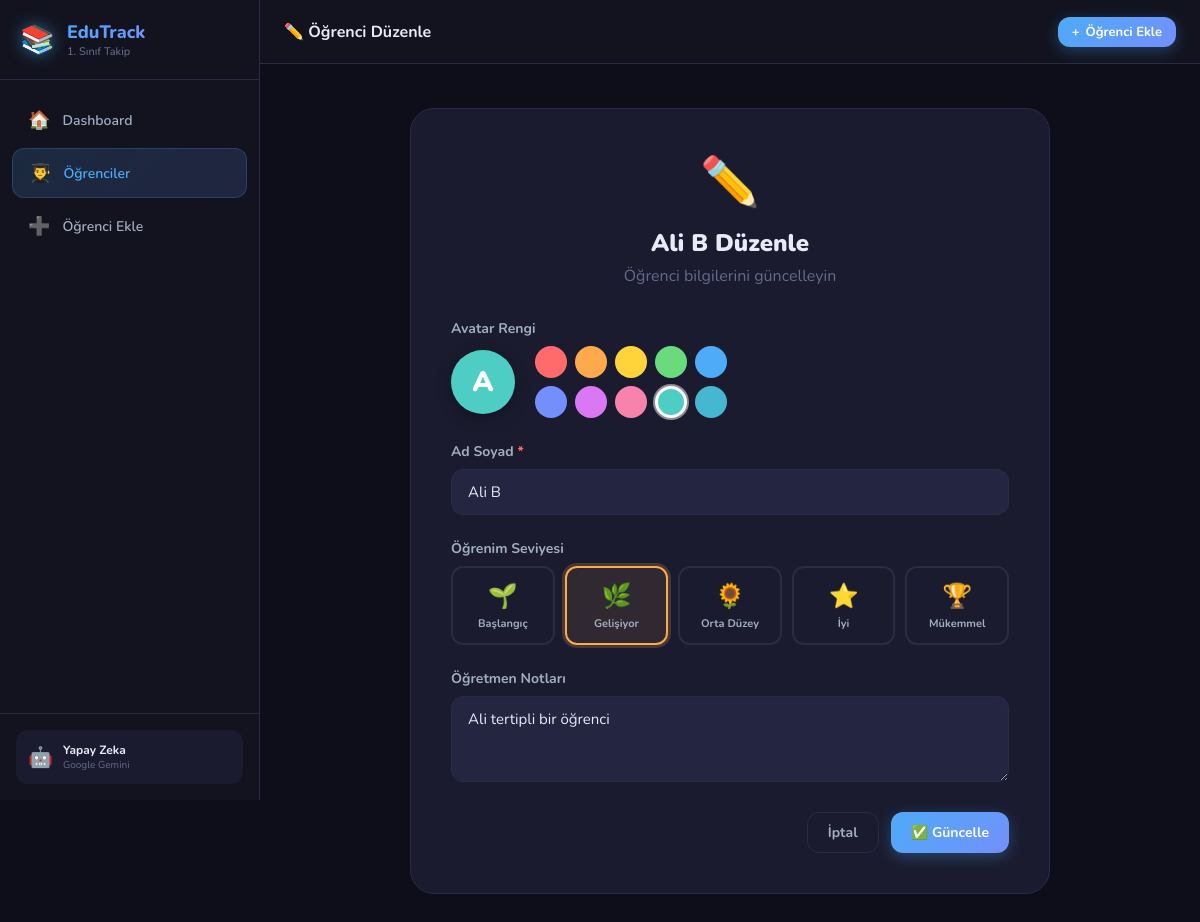
/ogrenci/1/duzenle, run on the app's committed database.
### tables this page shows
CREATE TABLE students (
            id INTEGER PRIMARY KEY AUTOINCREMENT,
            name TEXT NOT NULL,
            level TEXT DEFAULT 'baslangic',
            notes TEXT DEFAULT '',
            avatar_color TEXT DEFAULT '#4ECDC4',
            created_at DATETIME DEFAULT CURRENT_TIMESTAMP
        );

### app.py (the view, shortened to what this page needs)
@app.route('/ogrenci/<int:student_id>/duzenle', methods=['GET', 'POST'])
def edit_student(student_id):
    student = db.get_student(student_id)
    if not student:
        flash('Öğrenci bulunamadı!', 'error')
        return redirect(url_for('student_list'))
    return render_template('add_student.html', student=student, levels=db.LEVELS, avatar_colors=AVATAR_COLORS)

### database.py (called while the page is built)
def get_db():
    conn = sqlite3.connect(DB_PATH)
    conn.row_factory = sqlite3.Row
    return conn

def get_student(student_id):
    conn = get_db()
    cursor = conn.cursor()
    cursor.execute('SELECT * FROM students WHERE id = ?', (student_id,))
    row = cursor.fetchone()
    conn.close()
    if not row:
        return None
    student = dict(row)
    student['level_info'] = LEVELS.get(student['level'], LEVELS['baslangic'])
    student['stats'] = get_student_stats(student_id)
    return student

### templates/add_student.html (shortened to what this page needs)
{% extends "base.html" %}
{% set is_edit = student is defined and student %}
{% block topbar_title %}{% if is_edit %}✏️ Öğrenci Düzenle{% else %}➕ Öğrenci Ekle{% endif %}{% endblock %}
{% block content %}
<div class="form-page">
    <div class="form-container">
        <div class="form-header">
            <div class="form-header-icon">{% if is_edit %}✏️{% else %}🎒{% endif %}</div>
            <h1>{% if is_edit %}{{ student.name }} Düzenle{% else %}Yeni Öğrenci Ekle{% endif %}</h1>
            <p>{% if is_edit %}Öğrenci bilgilerini güncelleyin{% else %}Öğrenci bilgilerini doldurun{% endif %}</p>
        </div>
        <form method="POST" class="student-form" id="studentForm">
            <div class="form-group">
                <label class="form-label">Avatar Rengi</label>
                <div class="avatar-preview-row">
                    <div class="avatar-preview" id="avatarPreview" style="background: {% if is_edit %}{{ student.avatar_color }}{% else %}#4ECDC4{% endif %};">
                        <span id="avatarLetter">{% if is_edit %}{{ student.name[0].upper() }}{% else %}A{% endif %}</span>
                    </div>
                    <div class="color-picker-grid">
                        {% for color in avatar_colors %}
                        <button type="button" class="color-dot {% if is_edit and student.avatar_color == color %}selected{% elif not is_edit and loop.first %}selected{% endif %}"
                                style="background: {{ color }};"
                                onclick="selectColor('{{ color }}')"
                                id="color-{{ loop.index }}"
                                title="{{ color }}">
                        </button>
                        {% endfor %}
                    </div>
                </div>
            </div>
            <div class="form-group">
                <label for="name" class="form-label">Ad Soyad <span class="required">*</span></label>
                <input type="text"
                       id="name"
                       name="name"
                       class="form-input"
                       placeholder="Örn: Ayşe Yılmaz"
                       value="{% if is_edit %}{{ student.name }}{% endif %}"
                       required
                       oninput="updateAvatarLetter(this.value)">
            </div>
            <div class="form-group">
                <label class="form-label">Öğrenim Seviyesi</label>
                <div class="level-selector" role="group" aria-label="Öğrenim seviyesi seçimi">
                    {% for key, level in levels.items() %}
                    <label class="level-option" id="level-option-{{ key }}">
                        <div class="level-card" style="--level-color: {{ level.color }};">
                            <span class="level-icon">{{ level.icon }}</span>
                            <span class="level-name">{{ level.label }}</span>
                        </div>
                    </label>
                    {% endfor %}
                </div>
            </div>
            <div class="form-group">
                <label for="notes" class="form-label">Öğretmen Notları</label>
                <textarea id="notes"
                          name="notes"
                          class="form-textarea"
                          placeholder="Öğrenci hakkında genel notlar, gözlemler..."
                          rows="3">{% if is_edit %}{{ student.notes }}{% endif %}</textarea>
            </div>
            <div class="form-actions">
                <a href="{{ url_for('student_list') }}" class="btn btn-outline" id="cancel-btn">İptal</a>
                <button type="submit" class="btn btn-primary" id="submit-btn">
                    {% if is_edit %}✅ Güncelle{% else %}➕ Öğrenci Ekle{% endif %}
                </button>
            </div>
        </form>
    </div>
</div>
{% endblock %}

### static/css/style.css (style rules this page uses)
:root { --bg-primary: #0d0e1a; --bg-secondary: #12131f; --bg-card: #1a1b2e; --bg-card-hover: #1f2038; --bg-input: #242540; --border-color: #2a2b45; --border-hover: #3d3e5c; --text-primary: #e8eaf6; --text-secondary: #a0aec0; --text-muted: #636b8c; --accent-blue: #4DABF7; --accent-purple: #748FFC; --accent-green: #51CF66; --accent-orange: #FFA94D; --accent-pink: #F783AC; --accent-yellow: #FFD43B; --accent-red: #FF6B6B; --accent-teal: #4ECDC4; --gradient-primary: linear-gradient(135deg, #4DABF7, #748FFC); --gradient-success: linear-gradient(135deg, #51CF66, #20C997); --gradient-warning: linear-gradient(135deg, #FFD43B, #FFA94D); --gradient-danger: linear-gradient(135deg, #FF6B6B, #F03E3E); --gradient-ai: linear-gradient(135deg, #748FFC, #DA77F2); --sidebar-width: 260px; --topbar-height: 64px; --shadow-sm: 0 2px 8px rgba(0,0,0,0.3); --shadow-md: 0 4px 20px rgba(0,0,0,0.4); --shadow-lg: 0 8px 40px rgba(0,0,0,0.5); --radius-sm: 8px; --radius-md: 12px; --radius-lg: 16px; --radius-xl: 24px; --transition: all 0.2s ease; }
*, *::before, *::after { box-sizing: border-box; margin: 0; padding: 0; }
html { scroll-behavior: smooth; }
body { font-family: 'Nunito', sans-serif; background: var(--bg-primary); color: var(--text-primary); min-height: 100vh; display: flex; overflow-x: hidden; }
a { text-decoration: none; color: inherit; }
button { cursor: pointer; border: none; background: none; font-family: inherit; }
input, textarea, select { font-family: inherit; }
.btn { display: inline-flex; align-items: center; justify-content: center; gap: 6px; padding: 10px 20px; border-radius: var(--radius-md); font-weight: 700; font-size: 14px; transition: var(--transition); cursor: pointer; border: none; white-space: nowrap; }
.btn-primary { background: var(--gradient-primary); color: white; box-shadow: 0 4px 15px rgba(77,171,247,0.3); }
.btn-outline { background: transparent; color: var(--text-secondary); border: 1px solid var(--border-color); }
.form-page { display: flex; justify-content: center; padding: 20px 0; }
.form-container { width: 100%; max-width: 640px; background: var(--bg-card); border: 1px solid var(--border-color); border-radius: var(--radius-xl); padding: 40px; }
.form-header { text-align: center; margin-bottom: 32px; }
.form-header-icon { font-size: 48px; margin-bottom: 12px; }
.form-header h1 { font-size: 24px; font-weight: 900; margin-bottom: 6px; }
.form-header p { color: var(--text-muted); }
.form-group { margin-bottom: 24px; }
.form-label { display: block; font-size: 14px; font-weight: 700; color: var(--text-secondary); margin-bottom: 8px; }
.required { color: var(--accent-red); }
.form-input, .form-textarea, .form-select { width: 100%; background: var(--bg-input); border: 1px solid var(--border-color); border-radius: var(--radius-md); color: var(--text-primary); padding: 12px 16px; font-size: 15px; transition: var(--transition); outline: none; }
.form-textarea { resize: vertical; min-height: 80px; }
.avatar-preview-row { display: flex; align-items: center; gap: 20px; }
.avatar-preview { width: 64px; height: 64px; border-radius: 50%; display: flex; align-items: center; justify-content: center; font-size: 28px; font-weight: 900; color: white; flex-shrink: 0; transition: var(--transition); box-shadow: 0 4px 15px rgba(0,0,0,0.3); }
.color-picker-grid { display: grid; grid-template-columns: repeat(5, 1fr); gap: 8px; }
.color-dot { width: 32px; height: 32px; border-radius: 50%; cursor: pointer; transition: var(--transition); border: 3px solid transparent; }
.color-dot.selected { border-color: white; box-shadow: 0 0 0 2px rgba(255,255,255,0.5); }
.level-selector { display: grid; grid-template-columns: repeat(5, 1fr); gap: 10px; }
.level-option { position: relative; }
.level-card { display: flex; flex-direction: column; align-items: center; gap: 4px; padding: 12px 8px; border: 2px solid var(--border-color); border-radius: var(--radius-md); cursor: pointer; transition: var(--transition); text-align: center; }
.level-option input:checked + .level-card { border-color: var(--level-color); background: color-mix(in srgb, var(--level-color) 10%, transparent); box-shadow: 0 0 0 3px color-mix(in srgb, var(--level-color) 20%, transparent); }
.level-icon { font-size: 24px; }
.level-name { font-size: 11px; font-weight: 700; color: var(--text-secondary); }
.form-actions { display: flex; gap: 12px; justify-content: flex-end; margin-top: 8px; }

### data on the page
students: name "Ali B", name "A", notes "Ali tertipli bir öğrenci"

### other printed values
{{ level.icon }} "🌱" "🌿" "🌻" "⭐" "🏆"
{{ level.label }} "Başlangıç" "Gelişiyor" "Orta Düzey" "İyi" "Mükemmel"
